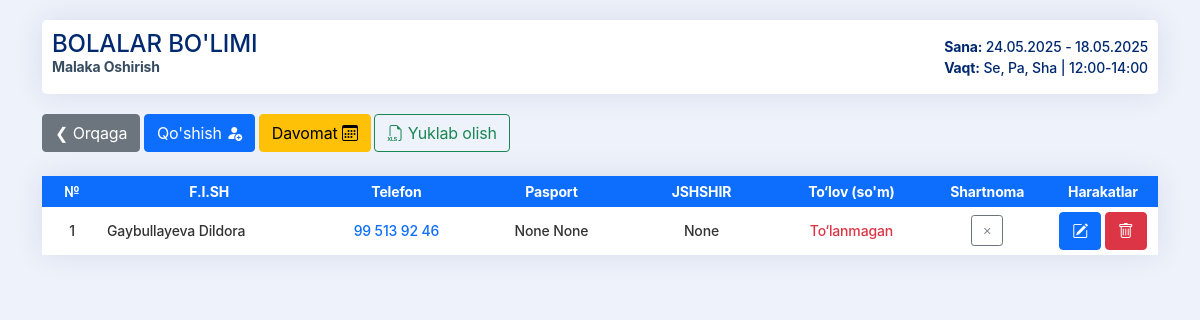
The app's page /guruh/27/ with its own data.
### center/models.py (models this page shows, shortened)
class Group(models.Model):
    DAYS_CHOICES = [
        ('Du, Cho, Ju', 'Du, Cho, Ju'),
        ('Se, Pa, Sha', 'Se, Pa, Sha'),
    ]
    name = models.CharField(max_length=100)
    start_date = models.DateField()
    end_date = models.DateField(null=True, blank=True)
    days = models.CharField(max_length=50, choices=DAYS_CHOICES, blank=True, null=True)  # Dars kunlari
    time = models.CharField(max_length=20, blank=True, null=True)  # Dars vaqti
    is_archived = models.BooleanField(default=False)  # Arxivlangan guruh

class Student(models.Model):
    full_name = models.CharField(max_length=100)
    is_archived = models.BooleanField(default=False)
    phone = models.CharField(max_length=20)
    passport_series = models.CharField(max_length=10, blank=True, null=True)
    passport_number = models.CharField(max_length=20, blank=True, null=True)
    jshr = models.CharField(max_length=20, blank=True, null=True)
    group = models.ForeignKey(Group, on_delete=models.CASCADE, related_name='students')
    join_date = models.DateField(auto_now_add=True)
    has_contract = models.BooleanField(default=False)   # Shartnoma bor yoki yo‘q

### center/views.py (the view)
# urls.py: path('guruh/<int:group_id>/', views.group_detail, name='group_detail'), # Sahifa
def group_detail(request, group_id):#  Guruh sahifasi
    group = get_object_or_404(Group, pk=group_id)
    students = group.students.all()
    return render(request, 'center/group_detail.html', {'group': group, 'students': students})

### center/templates/center/group_detail.html (shortened to what this page needs)
{% extends "center/base.html" %}
{% block content %}
{% load static %}
<div class="d-flex justify-content-between align-items-center flex-wrap page-title">
  <h4>
    {{ group.name }}
    <span>Malaka oshirish</span>
  </h4>
  <div>
    <strong>Sana:</strong> {{ group.start_date|date:"d.m.Y" }} -  {{ group.end_date|date:"d.m.Y" }}<br>
    <strong>Vaqt:</strong> {{ group.days }} | {{ group.time }} <br>
  </div>
</div>
<div style="margin: 10px 0px; padding: 10px 0px;">
  <a href="{% url 'home' %}" class="btn btn-secondary mb-1">❮ Orqaga</a>
  <a href="{% url 'add_student' group.id %}" class="btn btn-primary mb-1">Qo'shish <i class="bi bi-person-fill-add"></i></i></a>
  <a href="{% url 'attendance_view' group.id %}" class="btn btn-warning mb-1">Davomat <i class="bi bi-calendar3"></i></a>
  <a href="{% url 'export_group_excel' group.id %}" class="btn btn-outline-success mb-1"><i class="bi bi-filetype-xls"></i> Yuklab olish</a>
</div>
<div class="group-table">
  <table>
    <thead>
      <tr>
        <th style="width: 60px;">№</th>
        <th>F.I.SH</th>
        <th style="width: 160px;">Telefon</th>
        <th style="width: 150px;">Pasport</th>
        <th style="width: 150px;">JSHSHIR</th>
        <th style="width: 150px;">To‘lov (so'm)</th>
        <th>Shartnoma</th>
        <th style="width: 110px;">Harakatlar</th>
      </tr>
    </thead>
    <tbody>
      {% for student in students %}
      <tr>
        <td>{{ forloop.counter }}</td>
        <td class="text-start">{{ student.full_name }}</td>
        <td><a href="tel:{{ student.phone }}">{{ student.phone }}</a></td>
        <td>{{ student.passport_series }} {{ student.passport_number }}</td>
        <td>{{ student.jshr }}</td>
        <td class="text-success">
          {% for payment in student.payments.all %}
            <a href="{% url 'edit_payment' payment.id %}">{{ payment.amount|floatformat:0 }} <span class="text-secondary">({{payment.payment_method}})</span></a><br>
          {% empty %}
            <a href="{% url 'add_payment' student.id %}" class="text-danger">To‘lanmagan</a>
          {% endfor %}
        </td>
        <td class="text-center">
          <form method="post" action="{% url 'toggle_contract' student.id %}" style="height: 0px; display: flex; justify-content: center; align-items: center;">
            <button type="submit" class="btn btn-sm {% if student.has_contract %}btn-success{% else %}btn-outline-secondary{% endif %}">
              {% if student.has_contract %}
                <i class="bi bi-check-lg"></i>
              {% else %}
                <i class="bi bi-x"></i>
              {% endif %}
            </button>
          </form>
        </td>
        <td>
          <a href="{% url 'edit_student' student.id %}" class="btn btn-primary"><i class="bi bi-pencil-square"></i></a>
          <button type="button" class="btn btn-danger"  data-bs-toggle="modal"  data-bs-target="#confirmDeleteModal" onclick="prepareDelete({{ student.id }})"> <i class="bi bi-trash"></i></button>
        </td>
      </tr>
      {% empty %}
      <tr><td colspan="9" class="text-danger">Hozircha o'quvchilar mavjud emas</td></tr>
      {% endfor %}
    </tbody>
  </table>
</div>
{% endblock %}

### center/static/css/xxx.css (style rules this page uses)
body { font-family: -apple-system, BlinkMacSystemFont, "Segoe UI", Roboto, "Helvetica Neue", Arial, sans-serif; font-weight: 500; font-size: 14px; letter-spacing: -0.01em; background: rgb(238 242 250); padding: 20px 0px; color: #333; margin: 0; }
h4 { color: #012970; }
.page-title { background-color: #ffffff; padding: 10px; border-radius: 5px; box-shadow: 0px 0 30px rgba(1, 41, 112, 0.1); color: #012970; }
.page-title h4 { text-transform: uppercase; }
.page-title span { font-size: 14px; font-weight: bold; color: #374c61; text-transform: capitalize; display: block; }
table { width: 100%; border-collapse: collapse; white-space: nowrap; box-shadow: 0px 0 30px rgba(1, 41, 112, 0.1); border-radius: 5px; padding: 10px; }
td, th { padding: 5px; text-align: center; }
th { background-color: #0d6efd; color: rgb(255, 255, 255); }
a { text-decoration: none; }
tr { background-color: #ffffff; }

### records on screen
Group: name "BOLALAR BO'LIMI", start_date "24.05.2025", end_date "18.05.2025", days "Se, Pa, Sha", time "12:00-14:00"
Student: full_name "Gaybullayeva Dildora", phone "99 513 92 46", passport_series "None", passport_number "None", jshr "None", has_contract False (drawn)
